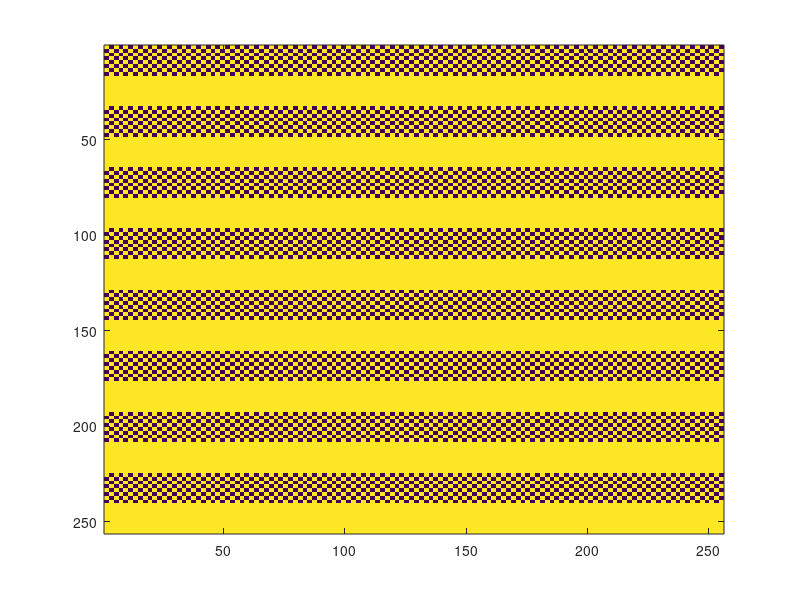

Here is the MATLAB script that generated this plot: (Note: this script raises an error after producing the figure.)
g=127:255;
a = zeros(2);
b = 255*ones(2);
c = [b a; a b];
d = repmat(c, 4, 64);
d=repmat(d,1,1,length(g));
e=ones(16,256,length(g));
for i = 1:length(g)
   e(:,:,i) = g(i).*e(:,:,i); 
end
f=[d;e];
h=repmat(f, 8,1);
%%
for i=1:length(g)
fig=figure(1); 
image(h(:,:,i)); 
truesize(fig)
colormap(gray(256))
title(['\fontsize{20}Gamma:',num2str(g(i))]);
pause(1)

end
% gamma is around 163-170 on my right monitor, I'd say 165 is the best
%% 
figure(1)
image(h(:,:,38));
title('Gamma of 165')
%% Gamma Correction
lin = imread('linear.tif');

fig2=figure(2); image(lin);title('linear.tif uncorrected'); colormap(gray(256));
truesize(fig2)

lin = double(lin);
linc=255*(lin/255).^(1/1.6);
linc=uint8(linc);
fig3=figure(3);image(linc); truesize(fig3)
title('linear.tif gamma corrected \gamma = 1.6');colormap(gray(256));

lin15 = imread('gamma15.tif');
lin15 = im2double(lin15);
lin15c=lin15.^(1.5/1.6);
lin15c=uint8(255*lin15c);
fig4=figure(4);image(lin15c); truesize(fig4)
title('linear.tif gamma corrected from \gamma = 1.5 to \gamma = 1.6');colormap(gray(256));


